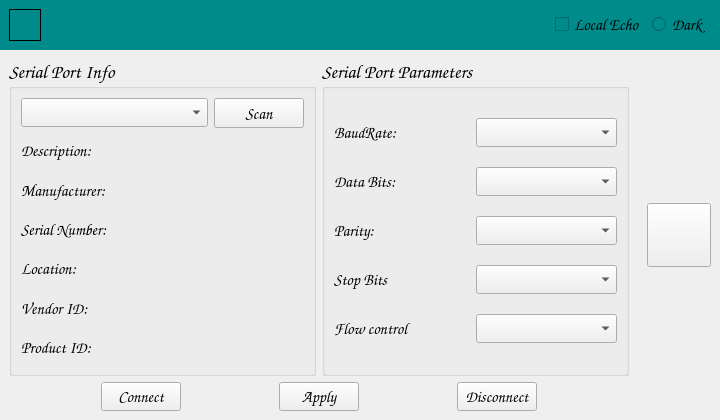
<?xml version="1.0" encoding="UTF-8"?>
<ui version="4.0">
 <class>Widget</class>
 <widget class="QWidget" name="Widget">
  <property name="geometry">
   <rect>
    <x>0</x>
    <y>0</y>
    <width>720</width>
    <height>420</height>
   </rect>
  </property>
  <property name="minimumSize">
   <size>
    <width>720</width>
    <height>420</height>
   </size>
  </property>
  <property name="maximumSize">
   <size>
    <width>720</width>
    <height>420</height>
   </size>
  </property>
  <property name="windowTitle">
   <string>Widget</string>
  </property>
  <property name="styleSheet">
   <string notr="true"/>
  </property>
  <layout class="QVBoxLayout" name="verticalLayout_6">
   <property name="spacing">
    <number>0</number>
   </property>
   <property name="leftMargin">
    <number>0</number>
   </property>
   <property name="topMargin">
    <number>0</number>
   </property>
   <property name="rightMargin">
    <number>0</number>
   </property>
   <property name="bottomMargin">
    <number>0</number>
   </property>
   <item>
    <widget class="QWidget" name="TitleBar_Widget" native="true">
     <property name="minimumSize">
      <size>
       <width>0</width>
       <height>50</height>
      </size>
     </property>
     <property name="maximumSize">
      <size>
       <width>16777215</width>
       <height>50</height>
      </size>
     </property>
     <property name="styleSheet">
      <string notr="true">background-color:rgb(0, 139, 139);</string>
     </property>
     <layout class="QHBoxLayout" name="horizontalLayout_9">
      <item>
       <widget class="QLabel" name="Icon_Label">
        <property name="minimumSize">
         <size>
          <width>32</width>
          <height>32</height>
         </size>
        </property>
        <property name="maximumSize">
         <size>
          <width>32</width>
          <height>32</height>
         </size>
        </property>
        <property name="styleSheet">
         <string notr="true"/>
        </property>
        <property name="frameShape">
         <enum>QFrame::Shape::Box</enum>
        </property>
        <property name="frameShadow">
         <enum>QFrame::Shadow::Plain</enum>
        </property>
        <property name="text">
         <string/>
        </property>
        <property name="pixmap">
         <pixmap>:/Images/M_Im_1.jpg</pixmap>
        </property>
        <property name="scaledContents">
         <bool>true</bool>
        </property>
       </widget>
      </item>
      <item>
       <spacer name="horizontalSpacer_5">
        <property name="orientation">
         <enum>Qt::Orientation::Horizontal</enum>
        </property>
        <property name="sizeHint" stdset="0">
         <size>
          <width>583</width>
          <height>20</height>
         </size>
        </property>
       </spacer>
      </item>
      <item>
       <widget class="QCheckBox" name="checkBox">
        <property name="font">
         <font>
          <family>Comic Sans MS</family>
          <pointsize>12</pointsize>
          <bold>true</bold>
         </font>
        </property>
        <property name="styleSheet">
         <string notr="true"/>
        </property>
        <property name="text">
         <string>Local Echo</string>
        </property>
       </widget>
      </item>
      <item>
       <widget class="QRadioButton" name="radioButton">
        <property name="font">
         <font>
          <family>Comic Sans MS</family>
          <pointsize>12</pointsize>
          <bold>true</bold>
         </font>
        </property>
        <property name="styleSheet">
         <string notr="true"/>
        </property>
        <property name="text">
         <string>Dark</string>
        </property>
       </widget>
      </item>
     </layout>
    </widget>
   </item>
   <item>
    <layout class="QHBoxLayout" name="horizontalLayout_8">
     <item>
      <widget class="QWidget" name="GroupBox_Widget" native="true">
       <layout class="QVBoxLayout" name="verticalLayout_4">
        <item>
         <layout class="QHBoxLayout" name="horizontalLayout_6">
          <item>
           <widget class="QGroupBox" name="SerialPortInfo_GroupBox">
            <property name="font">
             <font>
              <family>Comic Sans MS</family>
              <pointsize>14</pointsize>
              <bold>true</bold>
             </font>
            </property>
            <property name="styleSheet">
             <string notr="true"/>
            </property>
            <property name="title">
             <string>Serial Port Info</string>
            </property>
            <layout class="QVBoxLayout" name="verticalLayout_3">
             <item>
              <layout class="QHBoxLayout" name="horizontalLayout_10">
               <item>
                <widget class="QComboBox" name="ComPort_ComboBox">
                 <property name="font">
                  <font>
                   <family>Comic Sans MS</family>
                   <pointsize>12</pointsize>
                   <bold>true</bold>
                  </font>
                 </property>
                 <property name="styleSheet">
                  <string notr="true"/>
                 </property>
                </widget>
               </item>
               <item>
                <widget class="QPushButton" name="Scan_Button">
                 <property name="maximumSize">
                  <size>
                   <width>90</width>
                   <height>30</height>
                  </size>
                 </property>
                 <property name="font">
                  <font>
                   <family>Comic Sans MS</family>
                   <pointsize>12</pointsize>
                   <bold>true</bold>
                  </font>
                 </property>
                 <property name="text">
                  <string>Scan</string>
                 </property>
                </widget>
               </item>
              </layout>
             </item>
             <item>
              <widget class="QLabel" name="Description_Label">
               <property name="font">
                <font>
                 <family>Comic Sans MS</family>
                 <pointsize>12</pointsize>
                 <bold>true</bold>
                </font>
               </property>
               <property name="styleSheet">
                <string notr="true"/>
               </property>
               <property name="text">
                <string>Description:</string>
               </property>
              </widget>
             </item>
             <item>
              <widget class="QLabel" name="Manufacturer_Label">
               <property name="font">
                <font>
                 <family>Comic Sans MS</family>
                 <pointsize>12</pointsize>
                 <bold>true</bold>
                </font>
               </property>
               <property name="styleSheet">
                <string notr="true"/>
               </property>
               <property name="text">
                <string>Manufacturer:</string>
               </property>
              </widget>
             </item>
             <item>
              <widget class="QLabel" name="SerialNumber_Label">
               <property name="font">
                <font>
                 <family>Comic Sans MS</family>
                 <pointsize>12</pointsize>
                 <bold>true</bold>
                </font>
               </property>
               <property name="styleSheet">
                <string notr="true"/>
               </property>
               <property name="text">
                <string>Serial Number:</string>
               </property>
              </widget>
             </item>
             <item>
              <widget class="QLabel" name="Location_Label">
               <property name="font">
                <font>
                 <family>Comic Sans MS</family>
                 <pointsize>12</pointsize>
                 <bold>true</bold>
                </font>
               </property>
               <property name="styleSheet">
                <string notr="true"/>
               </property>
               <property name="text">
                <string>Location:</string>
               </property>
              </widget>
             </item>
             <item>
              <widget class="QLabel" name="VendorID_Label">
               <property name="font">
                <font>
                 <family>Comic Sans MS</family>
                 <pointsize>12</pointsize>
                 <bold>true</bold>
                </font>
               </property>
               <property name="styleSheet">
                <string notr="true"/>
               </property>
               <property name="text">
                <string>Vendor ID:</string>
               </property>
              </widget>
             </item>
             <item>
              <widget class="QLabel" name="ProductID_Label">
               <property name="enabled">
                <bool>true</bool>
               </property>
               <property name="font">
                <font>
                 <family>Comic Sans MS</family>
                 <pointsize>12</pointsize>
                 <bold>true</bold>
                </font>
               </property>
               <property name="styleSheet">
                <string notr="true"/>
               </property>
               <property name="text">
                <string>Product ID:</string>
               </property>
              </widget>
             </item>
            </layout>
           </widget>
          </item>
          <item>
           <widget class="QGroupBox" name="Parameters_GroupBox">
            <property name="font">
             <font>
              <family>Comic Sans MS</family>
              <pointsize>14</pointsize>
              <bold>true</bold>
             </font>
            </property>
            <property name="styleSheet">
             <string notr="true"/>
            </property>
            <property name="title">
             <string>Serial Port Parameters</string>
            </property>
            <layout class="QVBoxLayout" name="verticalLayout_2">
             <property name="spacing">
              <number>0</number>
             </property>
             <item>
              <layout class="QHBoxLayout" name="horizontalLayout">
               <item>
                <widget class="QLabel" name="BaudRate_Label">
                 <property name="font">
                  <font>
                   <family>Comic Sans MS</family>
                   <pointsize>12</pointsize>
                   <bold>true</bold>
                  </font>
                 </property>
                 <property name="styleSheet">
                  <string notr="true"/>
                 </property>
                 <property name="text">
                  <string>BaudRate:</string>
                 </property>
                </widget>
               </item>
               <item>
                <widget class="QComboBox" name="BaoudRate_ComboBox">
                 <property name="font">
                  <font>
                   <family>Comic Sans MS</family>
                   <pointsize>12</pointsize>
                   <bold>true</bold>
                  </font>
                 </property>
                 <property name="styleSheet">
                  <string notr="true"/>
                 </property>
                </widget>
               </item>
              </layout>
             </item>
             <item>
              <layout class="QHBoxLayout" name="horizontalLayout_2">
               <item>
                <widget class="QLabel" name="DataBits_Label">
                 <property name="font">
                  <font>
                   <family>Comic Sans MS</family>
                   <pointsize>12</pointsize>
                   <bold>true</bold>
                  </font>
                 </property>
                 <property name="styleSheet">
                  <string notr="true"/>
                 </property>
                 <property name="text">
                  <string>Data Bits:</string>
                 </property>
                </widget>
               </item>
               <item>
                <widget class="QComboBox" name="DataBits_ComboBox">
                 <property name="font">
                  <font>
                   <family>Comic Sans MS</family>
                   <pointsize>12</pointsize>
                   <bold>true</bold>
                  </font>
                 </property>
                 <property name="styleSheet">
                  <string notr="true"/>
                 </property>
                </widget>
               </item>
              </layout>
             </item>
             <item>
              <layout class="QHBoxLayout" name="horizontalLayout_3">
               <item>
                <widget class="QLabel" name="Parity_Label">
                 <property name="font">
                  <font>
                   <family>Comic Sans MS</family>
                   <pointsize>12</pointsize>
                   <bold>true</bold>
                  </font>
                 </property>
                 <property name="styleSheet">
                  <string notr="true"/>
                 </property>
                 <property name="text">
                  <string>Parity:</string>
                 </property>
                </widget>
               </item>
               <item>
                <widget class="QComboBox" name="Parity_ComboBox">
                 <property name="font">
                  <font>
                   <family>Comic Sans MS</family>
                   <pointsize>12</pointsize>
                   <bold>true</bold>
                  </font>
                 </property>
                 <property name="styleSheet">
                  <string notr="true"/>
                 </property>
                </widget>
               </item>
              </layout>
             </item>
             <item>
              <layout class="QHBoxLayout" name="horizontalLayout_4">
               <item>
                <widget class="QLabel" name="StopBits_Label">
                 <property name="font">
                  <font>
                   <family>Comic Sans MS</family>
                   <pointsize>12</pointsize>
                   <bold>true</bold>
                  </font>
                 </property>
                 <property name="styleSheet">
                  <string notr="true"/>
                 </property>
                 <property name="text">
                  <string>Stop Bits</string>
                 </property>
                </widget>
               </item>
               <item>
                <widget class="QComboBox" name="StopBits_ComboBox">
                 <property name="font">
                  <font>
                   <family>Comic Sans MS</family>
                   <pointsize>12</pointsize>
                   <bold>true</bold>
                  </font>
                 </property>
                 <property name="styleSheet">
                  <string notr="true"/>
                 </property>
                </widget>
               </item>
              </layout>
             </item>
             <item>
              <layout class="QHBoxLayout" name="horizontalLayout_5">
               <item>
                <widget class="QLabel" name="FlowControl_Label">
                 <property name="font">
                  <font>
                   <family>Comic Sans MS</family>
                   <pointsize>12</pointsize>
                   <bold>true</bold>
                  </font>
                 </property>
                 <property name="styleSheet">
                  <string notr="true"/>
                 </property>
                 <property name="text">
                  <string>Flow control</string>
                 </property>
                </widget>
               </item>
               <item>
                <widget class="QComboBox" name="FlowControl_ComboBox">
                 <property name="font">
                  <font>
                   <family>Comic Sans MS</family>
                   <pointsize>12</pointsize>
                   <bold>true</bold>
                  </font>
                 </property>
                 <property name="styleSheet">
                  <string notr="true"/>
                 </property>
                </widget>
               </item>
              </layout>
             </item>
            </layout>
           </widget>
          </item>
         </layout>
        </item>
        <item>
         <layout class="QHBoxLayout" name="horizontalLayout_7">
          <item>
           <spacer name="horizontalSpacer">
            <property name="orientation">
             <enum>Qt::Orientation::Horizontal</enum>
            </property>
            <property name="sizeHint" stdset="0">
             <size>
              <width>40</width>
              <height>20</height>
             </size>
            </property>
           </spacer>
          </item>
          <item>
           <widget class="QPushButton" name="Connect_Button">
            <property name="font">
             <font>
              <family>Comic Sans MS</family>
              <pointsize>12</pointsize>
              <bold>true</bold>
             </font>
            </property>
            <property name="styleSheet">
             <string notr="true"/>
            </property>
            <property name="text">
             <string>Connect</string>
            </property>
           </widget>
          </item>
          <item>
           <spacer name="horizontalSpacer_3">
            <property name="orientation">
             <enum>Qt::Orientation::Horizontal</enum>
            </property>
            <property name="sizeHint" stdset="0">
             <size>
              <width>40</width>
              <height>20</height>
             </size>
            </property>
           </spacer>
          </item>
          <item>
           <widget class="QPushButton" name="Apply_Button">
            <property name="font">
             <font>
              <family>Comic Sans MS</family>
              <pointsize>12</pointsize>
              <bold>true</bold>
             </font>
            </property>
            <property name="text">
             <string>Apply</string>
            </property>
           </widget>
          </item>
          <item>
           <spacer name="horizontalSpacer_4">
            <property name="orientation">
             <enum>Qt::Orientation::Horizontal</enum>
            </property>
            <property name="sizeHint" stdset="0">
             <size>
              <width>40</width>
              <height>20</height>
             </size>
            </property>
           </spacer>
          </item>
          <item>
           <widget class="QPushButton" name="Disconnect_Button">
            <property name="font">
             <font>
              <family>Comic Sans MS</family>
              <pointsize>12</pointsize>
              <bold>true</bold>
             </font>
            </property>
            <property name="styleSheet">
             <string notr="true"/>
            </property>
            <property name="text">
             <string>Disconnect</string>
            </property>
           </widget>
          </item>
          <item>
           <spacer name="horizontalSpacer_2">
            <property name="orientation">
             <enum>Qt::Orientation::Horizontal</enum>
            </property>
            <property name="sizeHint" stdset="0">
             <size>
              <width>40</width>
              <height>20</height>
             </size>
            </property>
           </spacer>
          </item>
         </layout>
        </item>
       </layout>
      </widget>
     </item>
     <item>
      <widget class="QWidget" name="PushButton_Widget" native="true">
       <layout class="QVBoxLayout" name="verticalLayout_5">
        <item>
         <layout class="QVBoxLayout" name="verticalLayout">
          <property name="spacing">
           <number>10</number>
          </property>
          <item>
           <spacer name="verticalSpacer">
            <property name="orientation">
             <enum>Qt::Orientation::Vertical</enum>
            </property>
            <property name="sizeHint" stdset="0">
             <size>
              <width>20</width>
              <height>40</height>
             </size>
            </property>
           </spacer>
          </item>
          <item>
           <widget class="QPushButton" name="Monitor_Button">
            <property name="minimumSize">
             <size>
              <width>64</width>
              <height>64</height>
             </size>
            </property>
            <property name="maximumSize">
             <size>
              <width>64</width>
              <height>64</height>
             </size>
            </property>
            <property name="styleSheet">
             <string notr="true"/>
            </property>
            <property name="text">
             <string/>
            </property>
           </widget>
          </item>
          <item>
           <spacer name="verticalSpacer_2">
            <property name="orientation">
             <enum>Qt::Orientation::Vertical</enum>
            </property>
            <property name="sizeHint" stdset="0">
             <size>
              <width>20</width>
              <height>40</height>
             </size>
            </property>
           </spacer>
          </item>
         </layout>
        </item>
       </layout>
      </widget>
     </item>
    </layout>
   </item>
  </layout>
 </widget>
 <resources/>
 <connections/>
</ui>
